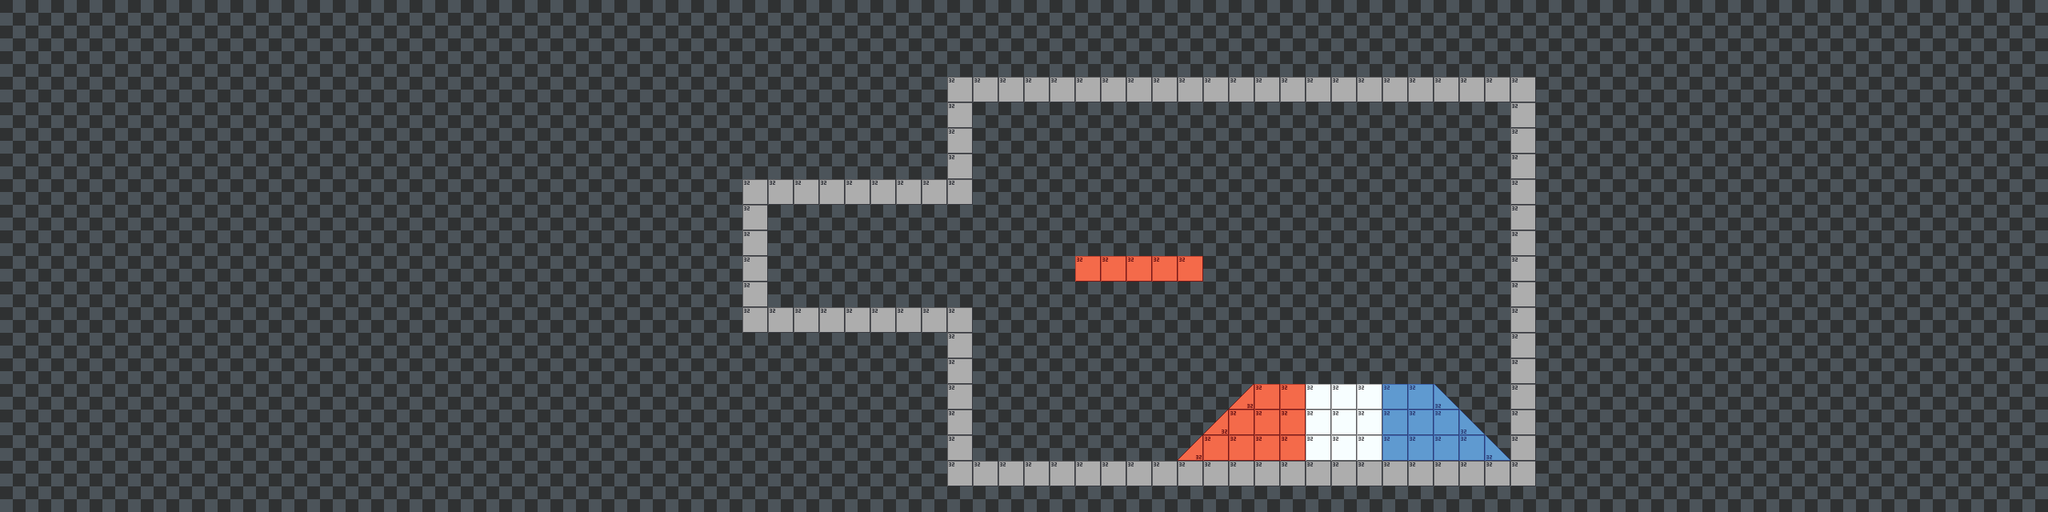

A level layout from a 2D game, rendered from its tile map. Below: a short description, then the map file with tile-grid data replaced by summaries:
An orthogonal 80x20 tile map with 32x32 px tiles, 2 tile layers (Tile Layer 1, Tile Layer 2) and 11 objects.

<map version="1.10" tiledversion="1.10.2" orientation="orthogonal" renderorder="right-down" width="80" height="20" tilewidth="32" tileheight="32" infinite="0" nextlayerid="8" nextobjectid="23">
 <tileset firstgid="1" name="TemplateTileset" tilewidth="32" tileheight="32" tilecount="56" columns="7">
  <image source="Tilesets/TemplateTileset.png" width="224" height="256" />
 </tileset>
 <layer id="7" name="Tile Layer 1" width="80" height="20">
  <data>[1600 cells, 1600 non-empty, 1 distinct tile ids]</data>
 </layer>
 <layer id="6" name="Tile Layer 2" width="80" height="20">
  <data>[1600 cells, 128 non-empty, 6 distinct tile ids]</data>
 </layer>
 <objectgroup id="5" name="Object Layer 1">
  <object id="3" x="928" y="224" width="32" height="192" />
  <object id="4" x="960" y="224" width="256" height="32" />
  <object id="5" x="960" y="384" width="256" height="32" />
  <object id="6" x="1184" y="416" width="32" height="192" />
  <object id="7" x="1216" y="576" width="416" height="32" />
  <object id="9" x="1728" y="576" width="192" height="32" />
  <object id="10" x="1888" y="96" width="32" height="478.5" />
  <object id="12" x="1184" y="96" width="704" height="32" />
  <object id="13" x="1184" y="128" width="32" height="96" />
  <object id="14" x="1344" y="320" width="160" height="32" />
  <object id="22" x="1886.5" y="577.25">
   <polygon points="0,0 -94,-96.75 -320,-96.75 -415.5,-1.01842" />
  </object>
 </objectgroup>
</map>
